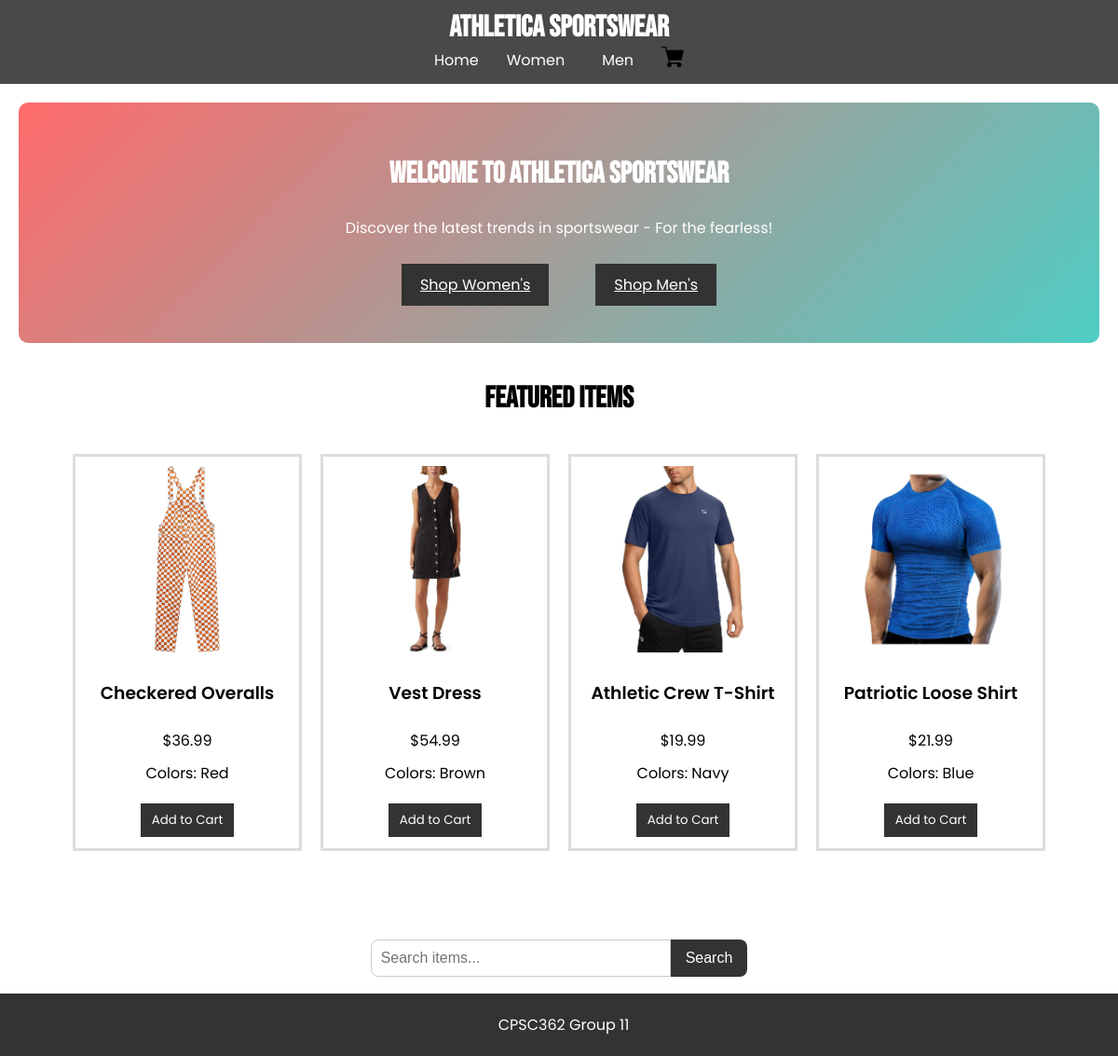
Before: / with the older database file.
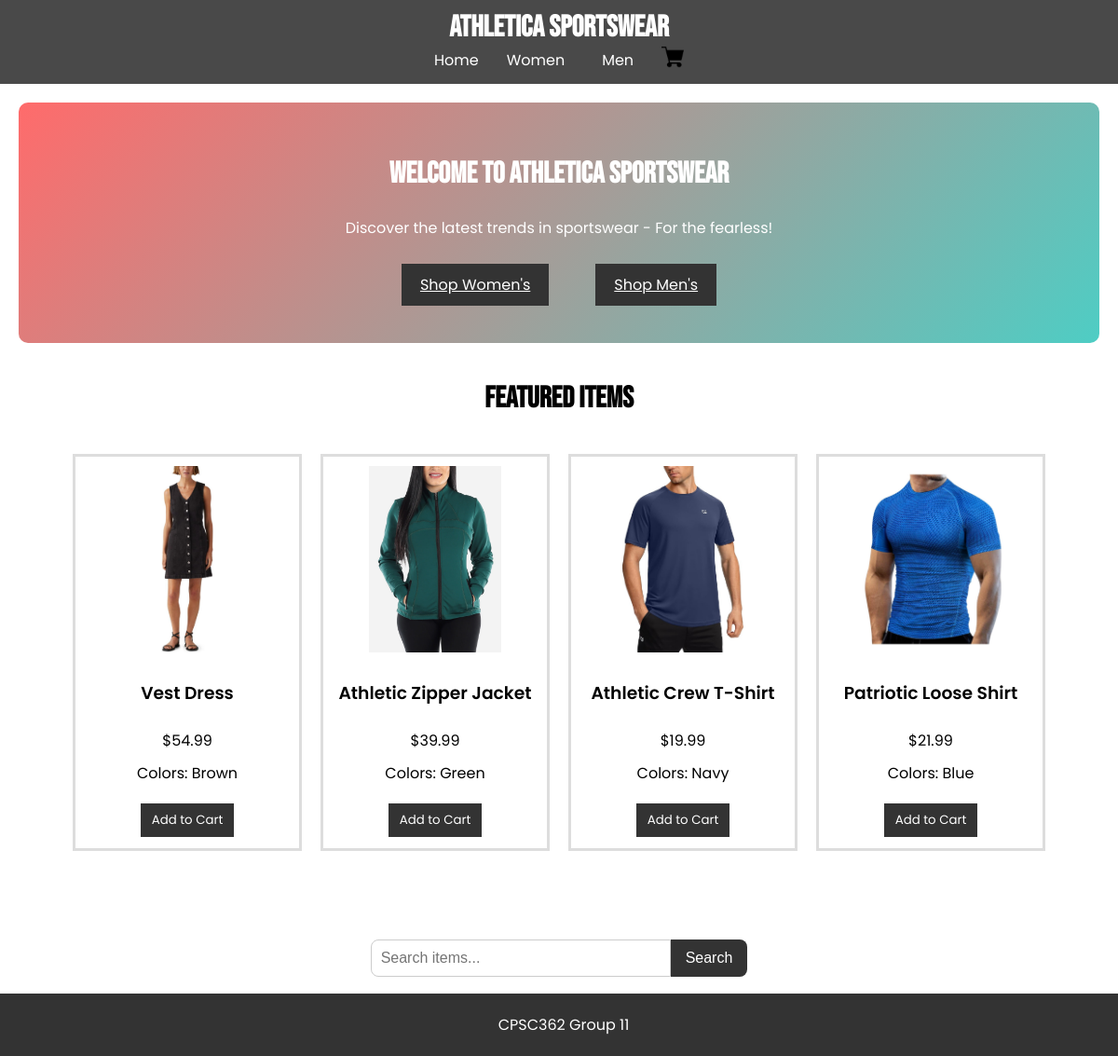
After: the same page with the newer database file.
### tables this page shows
CREATE TABLE items
                    (id TEXT PRIMARY KEY,
                    name TEXT NOT NULL,
                    category TEXT NOT NULL,
                    subcategory TEXT NOT NULL,
                    price REAL NOT NULL,
                    image TEXT,
                    color TEXT);

### app.py (the view)
@app.route('/')
def home():
    with sqlite3.connect(DB_PATH) as con:
        cur = con.cursor()
        cur.execute("SELECT * FROM items WHERE category = 'Women' LIMIT 2")
        women_items = cur.fetchall()
        cur.execute("SELECT * FROM items WHERE category = 'Men' LIMIT 2")
        men_items = cur.fetchall()
        featured_items = women_items + men_items
    return render_template("home.html", featured_items=featured_items)

### templates/home.html (shortened to what this page needs)
{% extends "base.html" %}
{% block content %}
    <section class="home">
        <h2>Welcome to Athletica Sportswear</h2>
        <p>Discover the latest trends in sportswear - For the fearless!</p>
        <div class="home-buttons">
            <a href="{{ url_for('women_clothing') }}" class="cta-button">Shop Women's</a>
            <a href="{{ url_for('men_clothing') }}" class="cta-button">Shop Men's</a>
        </div>
    </section>
    <section class="featured">
        <h2>Featured Items</h2>
        <div class="items">
            {% for item in featured_items %}
                <div class="item">
                    <img src="{{ url_for('static', filename='images/' + item[5]) }}" alt="{{ item[1] }}">
                    <h3>{{ item[1] }}</h3>
                    <p>${{ "%.2f" % item[4] }}</p>
                    <p class="colors">Colors: {{ item[6] }}</p>
                    <form method="POST" action="{{ url_for('add_to_cart') }}">
                        <button type="submit" class="add-to-cart">Add to Cart</button>
                    </form>
                </div>
            {% else %}
                <p>No featured items available.</p>
            {% endfor %}
        </div>
    </section>
{% endblock %}

### templates/base.html (shortened to what this page needs)
<!DOCTYPE html>
<head>
    <link rel="stylesheet" href="{{ url_for('static', filename='css/style.css') }}">
</head>
<body>
    <header>
        <h1>
            <a href="{{ url_for('home') }}" class="title-link">Athletica Sportswear</a>
        </h1>
        <nav>
            <a href="{{ url_for('home') }}">Home</a>
            <div class="dropdown">
                <span>Women</span>
            </div>
            <div class="dropdown">
                <span>Men</span>
            </div>
            <a href="{{ url_for('shopping_cart') }}" class="cart-link">
                <img src="{{ url_for('static', filename='images/cart.png') }}" alt="Shopping Cart" class="cart-icon">
            </a>
        </nav>
    </header>
    <main>
        {% block content %}{% endblock %}
    </main>
    <footer>
        <p>CPSC362 Group 11</p>
    </footer>
</body>
</html>
<form method="GET" action="/search-bar" class="search-bar">
    <input type="text" name="search" placeholder="Search items..." value="{{ request.args.get('search', '') }}">
    <button type="submit">Search</button>
</form>
{% set search_query = request.args.get('search') %}

### static/css/style.css (style rules this page uses)
body { font-family: 'Poppins', sans-serif; font-weight: 400; margin: 0; padding: 0; }
header { background-color: #494949; color: white; padding: 10px 20px; text-align: center; }
header h1 { font-family: 'Bebas Neue', sans-serif; font-family: 2.5em; font-weight: 700; margin: 0; }
.title-link { font-family: 'Bebas Neue', sans-serif; font-family: 2.5em; font-weight: 700; color: white; margin: 0; text-decoration: none; }
main { padding: 20px; }
h2 { font-family: 'Bebas Neue', sans-serif; font-size: 2em; font-weight: 700; }
h3 { font-family: 'Poppins', sans-serif; font-weight: 600; }
nav { display: flex; align-items: center; justify-content: center; flex-wrap: wrap; font-family: 'Poppins', sans-serif; font-weight: 400; }
nav a { color: white; margin: 0px 10px; text-decoration: none; }
form { margin: 10px 0; }
form input, form select, form button { margin: 5px 0; padding: 5px; }
.dropdown { position: relative; display: inline-block; margin: 0 10px; }
.dropdown span { font-family: 'Poppins', sans-serif; color: white; padding: 10px; cursor: pointer; }
.items { display: flex; margin-bottom: 40px; flex-wrap: wrap; gap: 20px; justify-content: center; padding: 20px; }
.item { border: .2em solid #ddd; padding: 10px; width: 220px; text-align: center; height: 400px; flex-direction: column; display: flex; }
.item p { font-family: 'Poppins', sans-serif; margin: 5px 0px; }
.item img { max-width: 100%; max-height: 200px; object-fit: contain; display: block; margin: 0 auto 10px auto; flex-shrink: 0; }
footer { background-color: #333; color: white; text-align: center; padding: 5px; position: fixed; bottom: 0; width: 100%; }
.cart-link { display: inline-block; margin: 0 10px; }
.cart-icon { width: 24px; height: auto; }
.add-to-cart { font-family: 'Poppins', sans-serif; background-color: #333; color: white; border: none; padding: 8px 12px; cursor: pointer; margin-bottom: 10px; }
.search-bar { display: flex; justify-content: center; margin-bottom: 80px; }
.search-bar input[type="text"] { width: 300px; padding: 10px; border: 1px solid #ccc; border-radius: 8px 0 0 8px; font-size: 16px; }
.search-bar button { padding: 10px 16px; border: none; background-color: #333; color: white; font-size: 16px; border-radius: 0 8px 8px 0; cursor: pointer; }
.home { background: linear-gradient(135deg, #ff6b6b, #4ecdc4); color: white; text-align: center; padding: 30px 10px; border-radius: 10px; margin-bottom: 10px; }
.home-buttons { display: flex; justify-content: center; gap: 40px; }
.cta-button { font-family: 'Poppins', sans-serif; text-align: right; background-color: #333; color: white; border: none; padding: 10px 20px; margin: 10px 5px; cursor: pointer; float: right; }
.featured { margin: 40px 0; }
.featured h2 { text-align: center; margin-bottom: 20px; }

Changed rows visible on the page:
removed items: image (picture), name "Checkered Overalls", price "36.99", color "Red"
now on this page (row unchanged): items: image (picture), name "Athletic Zipper Jacket", price "39.99", color "Green"
